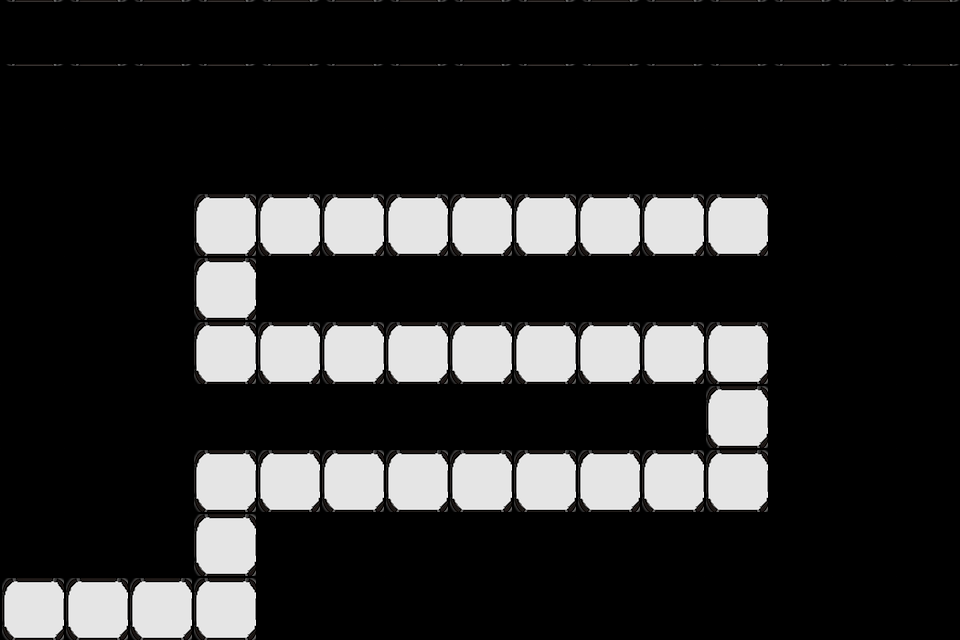

A 2D game scene composited from a Tiled map and its tileset images. What follows is a short description and the map's XML, with each tile layer's data collapsed to a summary:
An orthogonal 15x10 tile map with 64x64 px tiles, 1 tile layer (Foreground), 2 tilesets and 9 objects (0, 1, 2, 3, 4, ...).

<map version="1.0" orientation="orthogonal" renderorder="right-down" width="15" height="10" tilewidth="64" tileheight="64" nextobjectid="10">
 <tileset firstgid="1" name="mapResouce" tilewidth="64" tileheight="64" spacing="1" margin="1" tilecount="1" columns="1">
  <image source="mapResouce.png" width="128" height="128" />
 </tileset>
 <tileset firstgid="2" name="mapResouce" tilewidth="64" tileheight="64" tilecount="4" columns="2">
  <image source="mapResouce.png" width="128" height="128" />
  <tile id="0">
   <properties>
    <property name="canTouch" value="0" />
   </properties>
  </tile>
  <tile id="2">
   <properties>
    <property name="canTouch" value="0" />
   </properties>
  </tile>
  <tile id="3">
   <properties>
    <property name="canTouch" value="1" />
   </properties>
  </tile>
 </tileset>
 <layer name="Foreground" width="15" height="10">
  <data>[150 cells, 150 non-empty, 3 distinct tile ids]</data>
 </layer>
 <objectgroup name="Object">
  <object id="1" name="0" x="0" y="608" />
  <object id="2" name="1" x="226" y="608" />
  <object id="3" name="2" x="226" y="480" />
  <object id="4" name="3" x="746" y="480" />
  <object id="5" name="4" x="746" y="352" />
  <object id="6" name="5" x="224" y="352" />
  <object id="7" name="6" x="224" y="224" />
  <object id="8" name="7" x="736" y="224" />
  <object id="9" name="8" x="736" y="192" />
 </objectgroup>
</map>